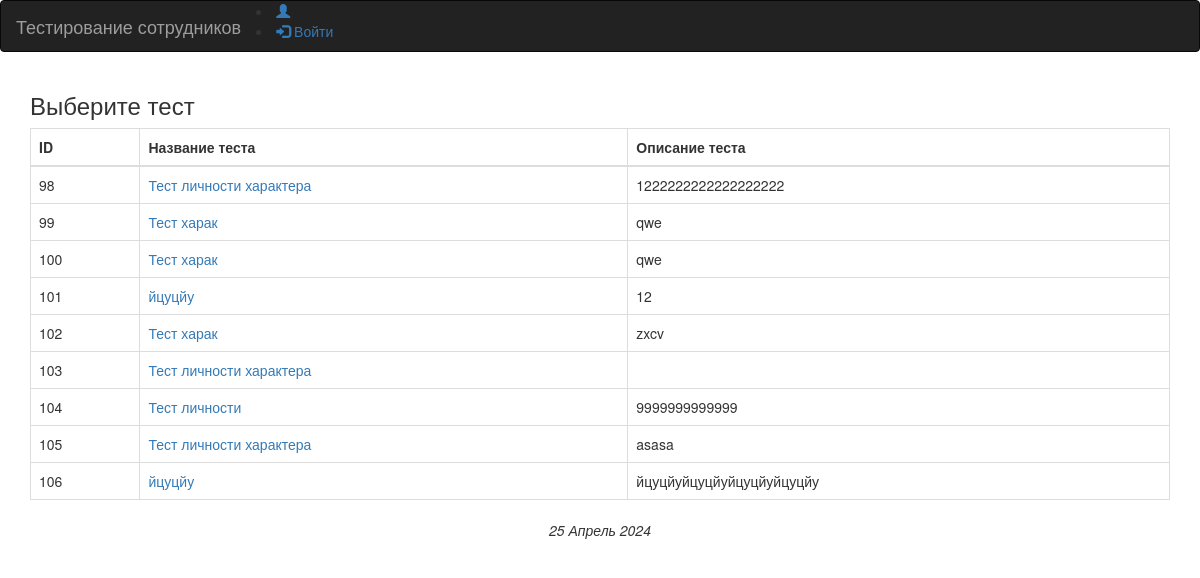
/take_test, run on an earlier commit of the app's database.
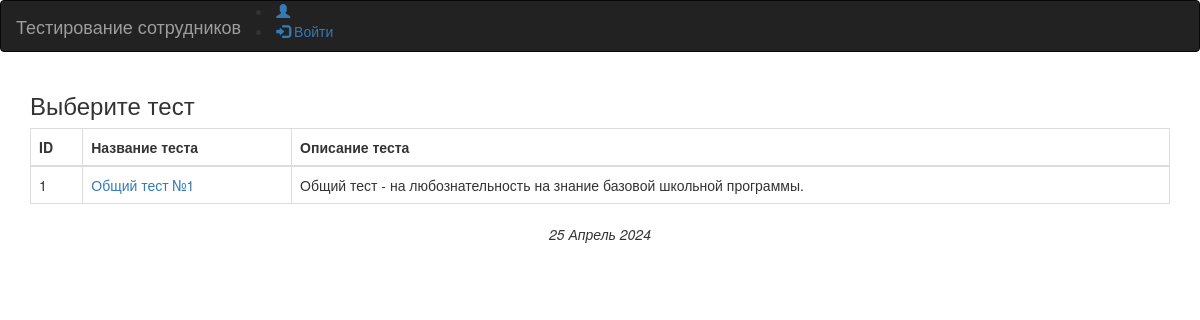
And on a later commit of the database.
### tests/models.py (models this page shows)
class EmployeesTest(models.Model):
    NameTest = models.CharField(max_length=50, verbose_name='Название теста')
    DescriptionTest = models.TextField(blank=True, verbose_name='Описание теста')
    class Meta:
        verbose_name = 'тест сотрудников'
        verbose_name_plural = 'Тесты сотрудников'

### tests/views.py (the view)
# urls.py: path('take_test', views.take_test, name='take_test'),
def take_test(request):
    tests_employees = EmployeesTest.objects.all()
    return render(request, 'show_tests.html', {'tests_employees': tests_employees})

### tests/templates/show_tests.html (shortened to what this page needs)
{% extends 'base.html' %}
{% block header %}<h3>Выберите тест</h3>{% endblock header %}
{% block content %}
<table class="table table-bordered">
    <thead><th>ID</th><th>Название теста</th><th>Описание теста</th></thead>
    {% for tests_employees in tests_employees %}
        <tr>
            <td class='al_cnt'>{{ tests_employees.id }}</td>
            <td><a href='test/{{ tests_employees.id }}'>{{ tests_employees.NameTest }}</a></td>
            <td>{{ tests_employees.DescriptionTest }}</td>
        </tr>
    {% endfor %}
</table>
{% endblock content %}

### tests/templates/base.html (shortened to what this page needs)
<!DOCTYPE html>
<html lang='ru'>
<head>
    {% load static %}
    <link rel='stylesheet' type='text/css' href="{% static 'style/main.css' %}"/>
    <link rel='stylesheet' type='text/css' href="{% static '/bootstrap_3/style/bootstrap.min.css' %}"/>
</head>
<body>
    <nav class="navbar navbar-inverse">
        <div class="container-fluid">
            <div class="navbar-header">
                <a class="navbar-brand" href="{% url 'home' %}" title="Переход на главную страницу">Тестирование сотрудников</a>
            </div>
            {% if user.is_authenticated %}
            <ul class="nav navbar-nav">
                <li class="dropdown"><a class="dropdown-toggle" data-toggle="dropdown" href="#">Меню администратора
                    <span class="caret"></span></a>
                    <ul class="dropdown-menu">
                        <li><a href="{% url 'add_tests_employees' %}">Добавить тест</a></li>
                        <li><a href="{% url 'add_employees' %}">Добавление сотруников</a></li>
                        <li><a href="/admin" target="_blank">Админка Django</a></li>
                    </ul>
                </li>
                <li><a href="{% url 'take_test' %}">Пройти тест</a></li>
            </ul>
            <ul class="nav navbar-nav navbar-right">
                    <li><a href="#"><span class="glyphicon glyphicon-user"></span> {{user.username}}</a></li>
                    <li><a href="{% url 'logout' %}"><span class="glyphicon glyphicon-log-out"></span> Выйти</a></li>
                {% else %}
                    <li><a href="#"><span class="glyphicon glyphicon-user"></span></a></li>
                    <li><a href="{% url 'login' %}"><span class="glyphicon glyphicon-log-in"></span> Войти</a></li>
                {% endif %}
        </div>
    </nav>
    <div class="container">
        <h3>{% block header %}{% endblock header %}</h3>
        <p>{% block content %}{% endblock content %}</p>
        <p id="date">{% now 'j F Y' %}</p>
    </div>
</body>
</html>

### tests/static/style/main.css (style rules this page uses)
#date { font-style: italic; text-align: center; }

What changed in the data, as far as the page shows it:
removed EmployeesTest: id "98", NameTest "Тест личности характера", DescriptionTest "1222222222222222222"
removed EmployeesTest: id "99", NameTest "Тест харак", DescriptionTest "qwe"
removed EmployeesTest: id "100", NameTest "Тест харак", DescriptionTest "qwe"
removed EmployeesTest: id "101", NameTest "йцуцйу", DescriptionTest "12"
removed EmployeesTest: id "102", NameTest "Тест харак", DescriptionTest "zxcv"
removed EmployeesTest: id "103", NameTest "Тест личности характера"
removed EmployeesTest: id "104", NameTest "Тест личности", DescriptionTest "9999999999999"
removed EmployeesTest: id "105", NameTest "Тест личности характера", DescriptionTest "asasa"
removed EmployeesTest: id "106", NameTest "йцуцйу", DescriptionTest "йцуцйуйцуцйуйцуцйуйцуцйу"
added EmployeesTest: id "1", NameTest "Общий тест №1", DescriptionTest "Общий тест - на любознательность на знание базовой школьной программы."
